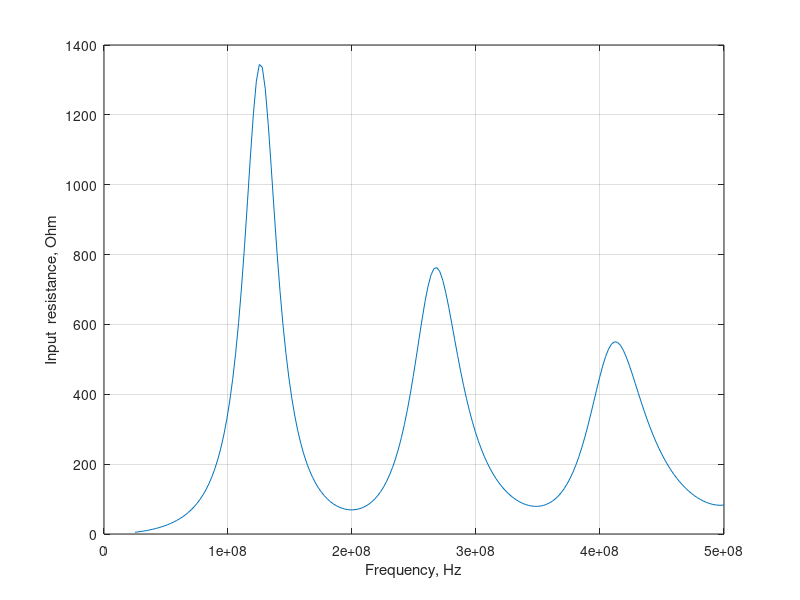
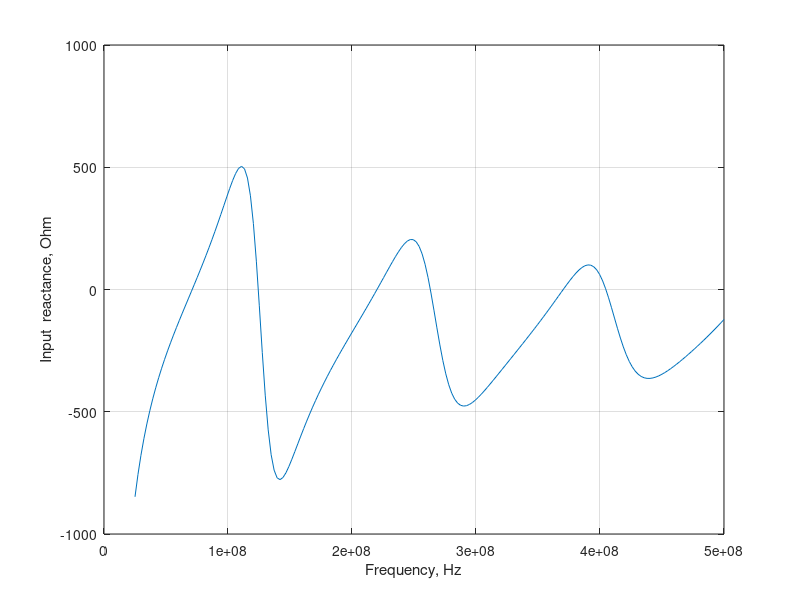
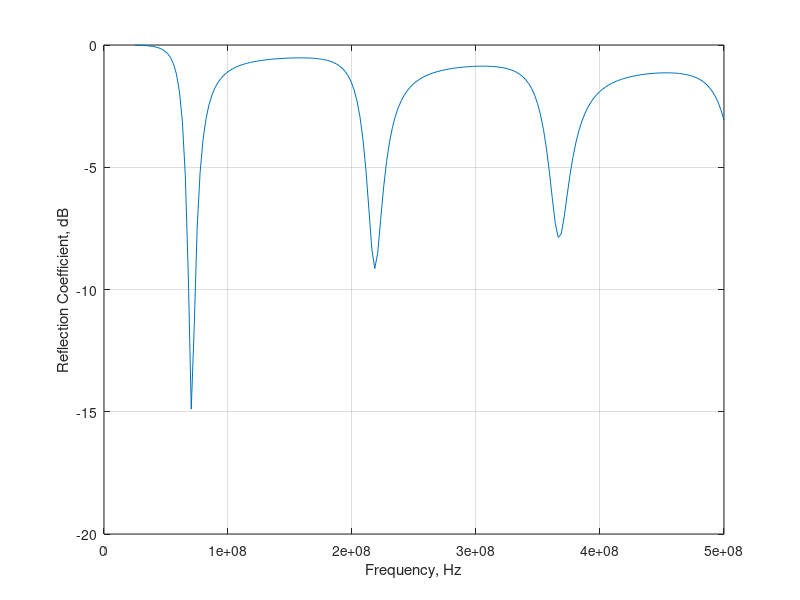
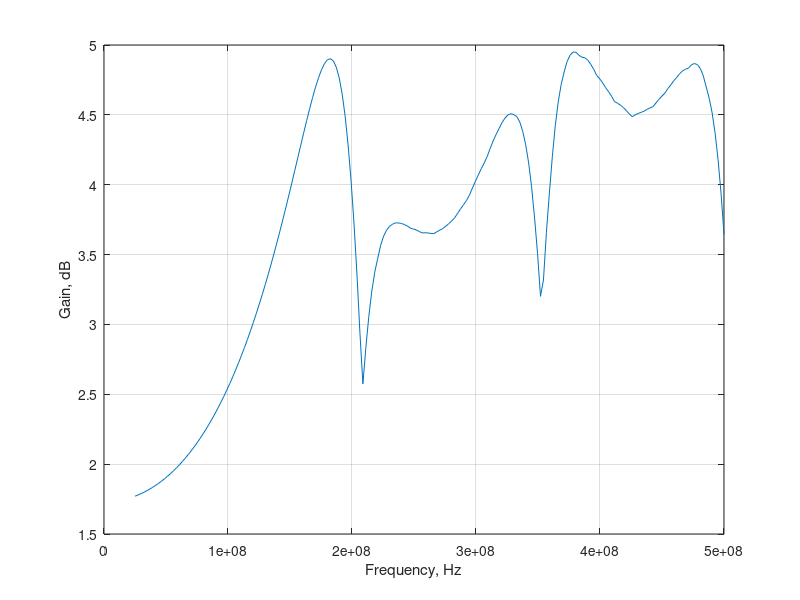

Write the MATLAB code that produced these figures, in order.
%SWEEPLOT Plots the input impedance (resistance/reactance),
%   reflection coefficient, antenna gain, and total radiated power 
%   as functions of frequency
%
%   Uses current.mat as an input to load the impedance data
%   Uses gainpower.mat as an input to load the gain/power data
%   Run this script after RWG3.m and EFIELD2.m
%
%   Copyright 2002 AEMM. Revision 2002/03/23 
%   Chapter 7

clear all
load('current.mat');

%Plot impedance (real+imag)
a=figure
plot(f, real(Impedance));
xlabel ('Frequency, Hz')
ylabel('Input  resistance, Ohm')
%axis([0 8000e6 0 400])
grid on
b=figure
plot(f, imag(Impedance));
xlabel ('Frequency, Hz')
ylabel('Input  reactance, Ohm')
%axis([0 8000e6 -250 150])
grid on

%Plot reflection coefficient(return loss) versus 50 Ohm
c=figure
Gamma=(Impedance-50)./(Impedance+50);
Out=20*log10(abs(Gamma));
plot(f, Out);
xlabel ('Frequency, Hz')
ylabel('Reflection Coefficient, dB')
grid on

%Plot gain and power
load('gainpower.mat')

d=figure
plot(f,GainLogarithmic);
xlabel('Frequency, Hz')
ylabel('Gain, dB')
grid on
e=figure
plot(f, TotalPower);
xlabel('Frequency, Hz')
ylabel('Radiated power, W')
%axis([0 8000e6 0 0.018])
grid on


